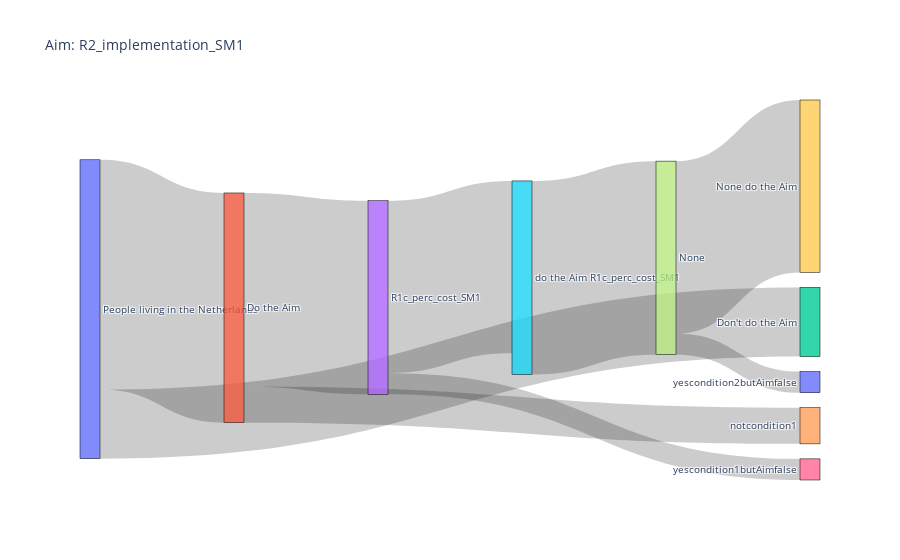
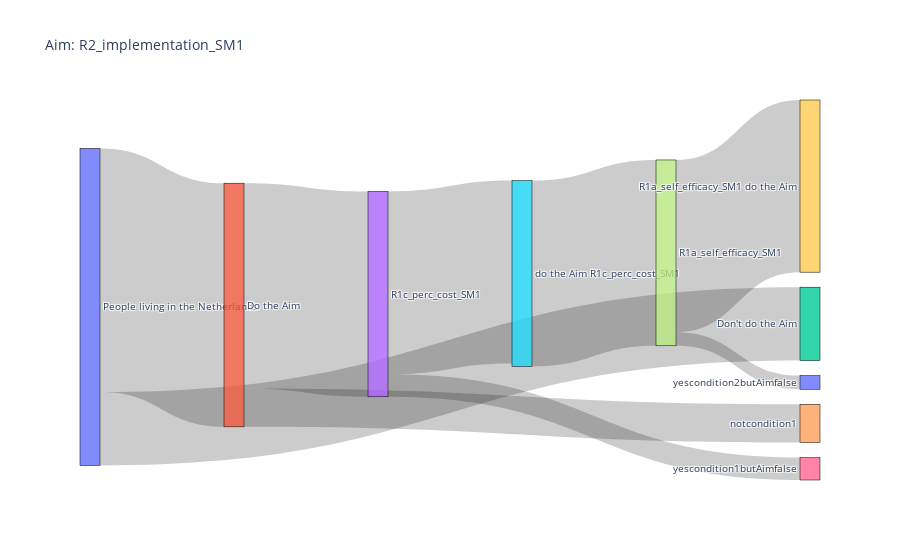
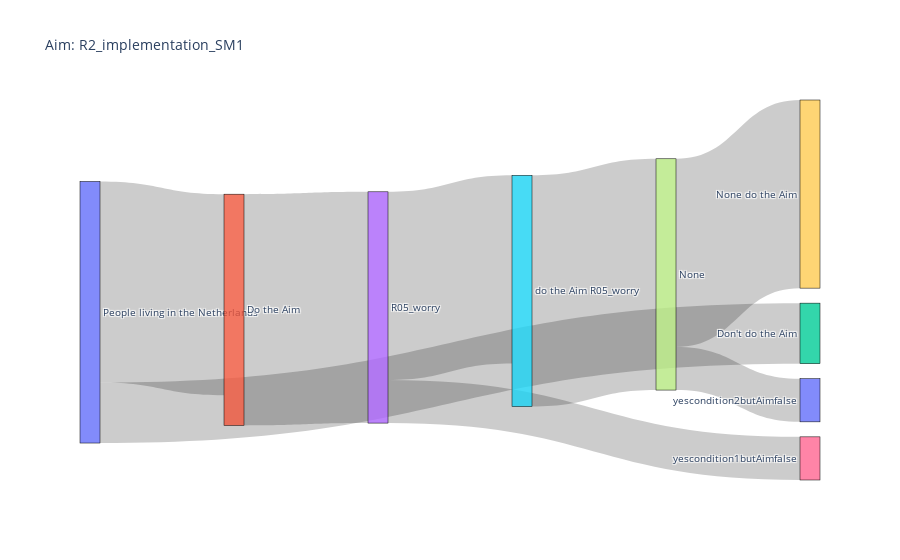
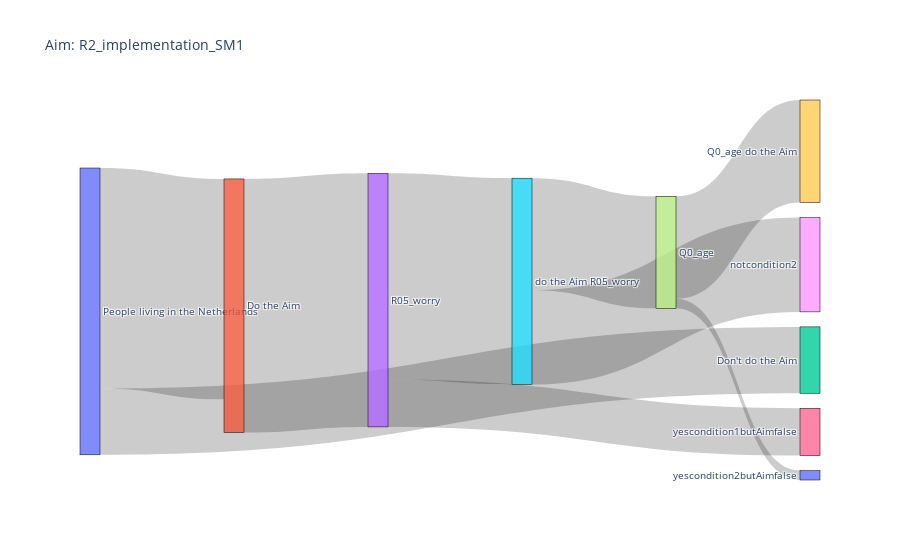

Notebook code for these charts, in order:
### Markdown cell above
Old stuff

### Code cell
import pandas as pd
import plotly.express as px
import plotly.graph_objects as go

# Create a parallel set graph for each aim
for i, row in statements_stats.iterrows():
    print(row)
    aimtrue = row['Aim']
    aimfalse = "not " + row['Aim']
    
    fig = go.Figure()

    # Adding paths
    fig.add_trace(go.Sankey(
        node=dict(
            pad=15,
            thickness=20,
            line=dict(color="black", width=0.5),
            label = [row["Attribute"], "Do the Aim", "Don't do the Aim", 
                     str(row['Condition1']), "notcondition1",
                     "do the Aim "+row['Condition1'], "yescondition1butAimfalse", 
                     str(row['Condition2']), "notcondition2",
                     str(row['Condition2']) + " do the Aim", "yescondition2butAimfalse", 
                     ]
        ),
        link=dict(
            source=[0, 0, 1, 1, 3, 3, 5, 5, 7, 7],
            target=[1, 2, 3, 4, 5, 6, 7, 8, 9, 10],
            value=[row['Total_count'] * row['Aim_%_True'], row['Total_count'] * (1 - row['Aim_%_True']), 
                   row['Condition1_count'], row['Total_count'] * row['Aim_%_True'] - row['Condition1_count'],
                   row['Condition1_count'] * row['Condition1_Aim_%'], row['Condition1_count'] * (1 - row['Condition1_Aim_%']),
                   row['Condition2_count'], row['Condition1_count'] * row['Condition1_Aim_%'] - row['Condition2_count'],
                   row['Condition2_count'] * row['Condition2_Aim_%'], row['Condition2_count'] * (1 - row['Condition2_Aim_%'])]
        )
    ))

    fig.update_layout(title_text="Aim: " + row['Aim'], font_size=10)
    
    fig.show()

### Figure 1 — Plotly figure (JSON) as saved in the notebook; plotly's stock layout.template omitted (floating-point values rounded to 4 significant figures)
{"data": [{"link": {"source": [0, 0, 1, 1, 3, 3, 5, 5, 7, 7], "target": [1, 2, 3, 4, 5, 6, 7, 8, 9, 10], "value": [750, 226, 632, 118, 563, 69.0, 632, -69, 563, 69.0]}, "node": {"label": ["People living in the Netherlands", "Do the Aim", "Don't do the Aim", "R1c_perc_cost_SM1", "notcondition1", "do the Aim R1c_perc_cost_SM1", "yescondition1butAimfalse", "None", "notcondition2", "None do the Aim", "yescondition2butAimfalse"], "line": {"color": "black", "width": 0.5}, "pad": 15, "thickness": 20}, "type": "sankey"}], "layout": {"font": {"size": 10}, "title": {"text": "Aim: R2_implementation_SM1"}}}

### Figure 2 — Plotly figure (JSON) as saved in the notebook; plotly's stock layout.template omitted (floating-point values rounded to 4 significant figures)
{"data": [{"link": {"source": [0, 0, 1, 1, 3, 3, 5, 5, 7, 7], "target": [1, 2, 3, 4, 5, 6, 7, 8, 9, 10], "value": [750, 226, 632, 118, 563, 69.0, 572, -9, 530, 42.0]}, "node": {"label": ["People living in the Netherlands", "Do the Aim", "Don't do the Aim", "R1c_perc_cost_SM1", "notcondition1", "do the Aim R1c_perc_cost_SM1", "yescondition1butAimfalse", "R1a_self_efficacy_SM1", "notcondition2", "R1a_self_efficacy_SM1 do the Aim", "yescondition2butAimfalse"], "line": {"color": "black", "width": 0.5}, "pad": 15, "thickness": 20}, "type": "sankey"}], "layout": {"font": {"size": 10}, "title": {"text": "Aim: R2_implementation_SM1"}}}

### Figure 3 — Plotly figure (JSON) as saved in the notebook; plotly's stock layout.template omitted (floating-point values rounded to 4 significant figures)
{"data": [{"link": {"source": [0, 0, 1, 1, 3, 3, 5, 5, 7, 7], "target": [1, 2, 3, 4, 5, 6, 7, 8, 9, 10], "value": [750, 226, 863, -113, 702, 161.0, 863, -161, 702, 161.0]}, "node": {"label": ["People living in the Netherlands", "Do the Aim", "Don't do the Aim", "R05_worry", "notcondition1", "do the Aim R05_worry", "yescondition1butAimfalse", "None", "notcondition2", "None do the Aim", "yescondition2butAimfalse"], "line": {"color": "black", "width": 0.5}, "pad": 15, "thickness": 20}, "type": "sankey"}], "layout": {"font": {"size": 10}, "title": {"text": "Aim: R2_implementation_SM1"}}}

### Figure 4 — Plotly figure (JSON) as saved in the notebook; plotly's stock layout.template omitted (floating-point values rounded to 4 significant figures)
{"data": [{"link": {"source": [0, 0, 1, 1, 3, 3, 5, 5, 7, 7], "target": [1, 2, 3, 4, 5, 6, 7, 8, 9, 10], "value": [750, 226, 863, -113, 702, 161.0, 381, 321, 349, 32]}, "node": {"label": ["People living in the Netherlands", "Do the Aim", "Don't do the Aim", "R05_worry", "notcondition1", "do the Aim R05_worry", "yescondition1butAimfalse", "Q0_age", "notcondition2", "Q0_age do the Aim", "yescondition2butAimfalse"], "line": {"color": "black", "width": 0.5}, "pad": 15, "thickness": 20}, "type": "sankey"}], "layout": {"font": {"size": 10}, "title": {"text": "Aim: R2_implementation_SM1"}}}
